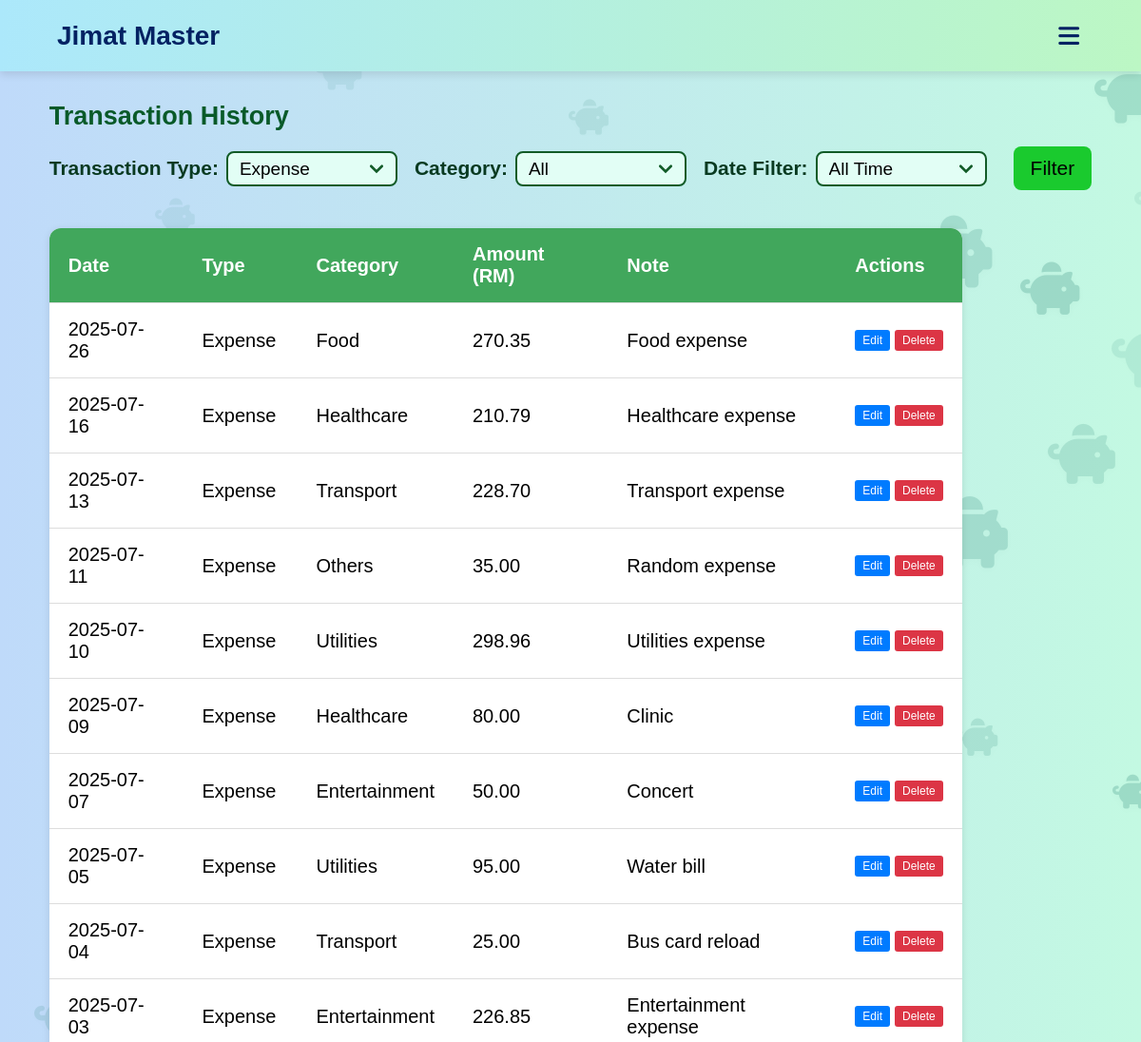
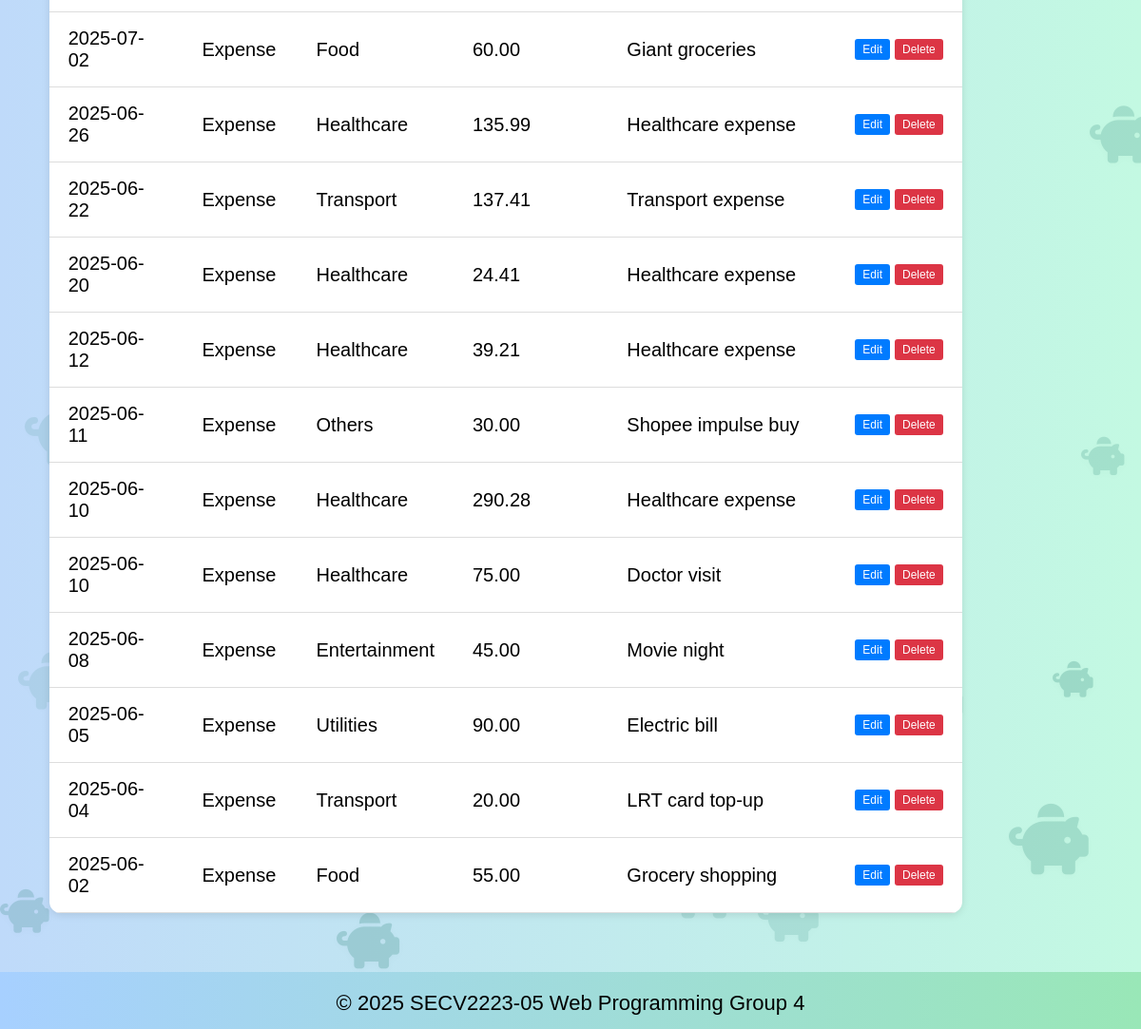
/overview.php?type=expense (signed in), run on the app's committed database (2 pictures, top to bottom).
### tables this page shows
CREATE TABLE IF NOT EXISTS transactions (
    transaction_id INT AUTO_INCREMENT PRIMARY KEY,
    user_id INT NOT NULL,
    category_id INT NOT NULL,
    type ENUM('income', 'expense') NOT NULL,
    amount DECIMAL(10,2) NOT NULL,
    note TEXT,
    date DATE,
    FOREIGN KEY (user_id) REFERENCES users(user_id) ON DELETE CASCADE,
    FOREIGN KEY (category_id) REFERENCES categories(category_id) ON DELETE CASCADE
);

CREATE TABLE IF NOT EXISTS categories (
    category_id INT AUTO_INCREMENT PRIMARY KEY,
    name VARCHAR(50) NOT NULL,
    type VARCHAR(50) NOT NULL  
);

### overview.php (the view, shortened to what this page needs)
<!DOCTYPE html>
<html lang="en">
<head>
    <link rel="stylesheet" href="style.css">
    <link rel="stylesheet" href="https://cdnjs.cloudflare.com/ajax/libs/font-awesome/6.1.0/css/all.min.css">
</head>
<body>
    <div id="piggy-bg"></div>
    <div class="piggy-container" aria-hidden="true"></div>
    <?php
    include 'includes/db.php';
    $user_id = $_SESSION['user_id'];
    ?>
    <header>
        <nav aria-label="Main Navigation">
            <div class="headername">Jimat Master</div>
            <i class="fa-solid fa-bars" id="menuicon"></i>
        </nav>
    </header>
    <main class="overviewmain">
        <section id="overview">
            <h2>Transaction History</h2>
            <form method="GET" action="overview.php">
                <div class="filtergroup">
                    <label for="transactionType">Transaction Type:</label>
                    <select id="OtransactionType" name="type" onchange="this.form.submit()" required>
                        <?php
                        $selectedType = isset($_GET['type']) ? $_GET['type'] : 'all';
                        ?>
                        <option value="expense" <?php echo ($selectedType == 'expense') ? 'selected' : ''; ?>>Expense</option>
                    </select>
                </div>
                <div class="filtergroup">
                    <label for="category">Category:</label>
                    <select name="category" id="Ocategory">
                        <option value="">All</option>
                    </select>
                </div>
                <div class="filtergroup">
                    <label for="date_filter">Date Filter:</label>
                    <select name="date_filter" id="Odate_filter">
                        <option value="" <?php echo (!isset($_GET['date_filter']) || $_GET['date_filter'] == '') ? 'selected' : ''; ?>>All Time</option>
                    </select>
                </div>
                <div class="filtergroup">
                    <button type="submit" class="filterbtn">Filter</button>
                </div>
            </form>
            <?php
            $selectedType = isset($_GET['type']) ? $_GET['type'] : 'all';
            if ($selectedType === 'all') {
                $transactionTypes = ['income', 'expense'];
                foreach ($transactionTypes as $currentType) {
                    echo "<h3>" . ucfirst($currentType) . " Transactions</h3>";
                    echo "<table>";
                    echo "<thead>
                            <tr>
                                <th>Date</th>
                                <th>Category</th>
                                <th>Amount (RM)</th>
                                <th>Note</th>
                                <th>Actions</th>
                            </tr>
                          </thead>";
                    echo "<tbody>";
                    $sql = "SELECT t.*, c.name AS category_name FROM transactions t
                            JOIN categories c ON t.category_id = c.category_id
                            WHERE t.user_id = ? AND t.type = ?";
                    $params = [$user_id, $currentType];
                    $types = "is";
                    if (!empty($_GET['category'])) {
                        $sql .= " AND t.category_id = ?";
                        $params[] = $_GET['category'];
                        $types .= "i";
                    }
                    if (!empty($_GET['date_filter']) && is_numeric($_GET['date_filter'])) {
                        $days = (int)$_GET['date_filter'];
                        $sql .= " AND t.date >= DATE_SUB(CURDATE(), INTERVAL ? DAY)";
                        $params[] = $days;
                        $types .= "i";
                    }
                    $sql .= " ORDER BY t.date DESC, t.transaction_id DESC";
                    $stmt = $conn->prepare($sql);
                    if ($stmt) {
                        $stmt->bind_param($types, ...$params);
                        $stmt->execute();
                        $result = $stmt->get_result();
                        if ($result->num_rows > 0) {
                            $total = 0;
                            while ($row = $result->fetch_assoc()) {
                                $total += $row['amount'];
                                echo "<tr id='row-{$row['transaction_id']}'>
                                        <td class='date-cell'>" . htmlspecialchars($row['date']) . "</td>
                                        <td class='category-cell' data-category-id='" . htmlspecialchars($row['category_id']) . "'>" . htmlspecialchars($row['category_name']) . "</td>
                                        <td class='amount-cell'>" . number_format($row['amount'], 2) . "</td>
                                        <td class='note-cell'>" . htmlspecialchars($row['note']) . "</td>
                                        <td class='action-cell'>
                                            <div class='action-buttons'>
                                                <button class='btn-edit' onclick='editTransaction({$row['transaction_id']})'>Edit</button>
                                                <button class='btn-delete' onclick='deleteTransaction({$row['transaction_id']})'>Delete</button>
                                            </div>
                                        </td>
                                      </tr>";
                            }
                            echo "<tr style='font-weight: bold; background-color: #f0f0f0;'>
                                    <td colspan='3'>Total " . ucfirst($currentType) . "</td>
                                    <td>RM " . number_format($total, 2) . "</td>
                                    <td></td>
                                  </tr>";
                        } else {
                            echo "<tr><td colspan='5' style='text-align: center; padding: 20px;'>No " . $currentType . " transactions found.</td></tr>";
                        }
                        $stmt->close();
                    } else {
                        echo "<tr><td colspan='5' style='text-align: center; padding: 20px; color: red;'>Error preparing query: " . htmlspecialchars($conn->error) . "</td></tr>";
                    }
                    echo "</tbody>";
                    echo "</table>";
                    echo "<br>";
                }
            } else {
                echo "<table>";
                echo "<thead>
                        <tr>
                            <th>Date</th>
                            <th>Type</th>
                            <th>Category</th>
                            <th>Amount (RM)</th>
                            <th>Note</th>
                            <th>Actions</th>
                        </tr>
                      </thead>";
                echo "<tbody>";
                $sql = "SELECT t.*, c.name AS category_name FROM transactions t
                        JOIN categories c ON t.category_id = c.category_id
                        WHERE t.user_id = ?";
                $params = [$user_id];
                $types = "i";
                if (!empty($_GET['type']) && $_GET['type'] !== 'all') {
                    $sql .= " AND t.type = ?";
                    $params[] = $_GET['type'];
                    $types .= "s";
                }
                $sql .= " ORDER BY t.date DESC, t.transaction_id DESC";
                $stmt = $conn->prepare($sql);
                if ($stmt) {
                    $stmt->bind_param($types, ...$params);
                    $stmt->execute();
                    $result = $stmt->get_result();
                    if ($result->num_rows > 0) {
                        while ($row = $result->fetch_assoc()) {
                            echo "<tr id='row-{$row['transaction_id']}'>
                                    <td class='date-cell'>" . htmlspecialchars($row['date']) . "</td>
                                    <td class='type-cell'>" . htmlspecialchars(ucfirst($row['type'])) . "</td>
                                    <td class='category-cell' data-category-id='" . htmlspecialchars($row['category_id']) . "'>" . htmlspecialchars($row['category_name']) . "</td>
                                    <td class='amount-cell'>" . number_format($row['amount'], 2) . "</td>
                                    <td class='note-cell'>" . htmlspecialchars($row['note']) . "</td>
                                    <td class='action-cell'>
                                        <div class='action-buttons'>
                                            <button class='btn-edit' onclick='editTransaction({$row['transaction_id']})'>Edit</button>
                                            <button class='btn-delete' onclick='deleteTransaction({$row['transaction_id']})'>Delete</button>
                                        </div>
                                    </td>
                                  </tr>";
                        }
                    } else {
                        echo "<tr><td colspan='6' style='text-align: center; padding: 20px;'>No transactions found.</td></tr>";
                    }
                } else {
                    echo "<tr><td colspan='6' style='text-align: center; padding: 20px; color: red;'>Error preparing query: " . htmlspecialchars($conn->error) . "</td></tr>";
                }
                echo "</tbody>";
                echo "</table>";
            }
            ?>
        </section>
    </main>
    <footer>
        <div class="footercontainer">
            <p>
                <span class="footeryear">&copy; <span id="current-year"></span> SECV2223-05</span>
                <span class="footergroup">Web Programming Group 4</span>
            </p>
        </div>
    </footer>
</body>
</html>

### data on the page
transactions: date "2025-07-26", type "Expense", category.name "Food", amount "270.35", note "Food expense"
transactions: date "2025-07-16", type "Expense", category.name "Healthcare", amount "210.79", note "Healthcare expense"
transactions: date "2025-07-13", type "Expense", category.name "Transport", amount "228.70", note "Transport expense"
transactions: date "2025-07-11", type "Expense", category.name "Others", amount "35.00", note "Random expense"
transactions: date "2025-07-10", type "Expense", category.name "Utilities", amount "298.96", note "Utilities expense"
transactions: date "2025-07-09", type "Expense", category.name "Healthcare", amount "80.00", note "Clinic"
transactions: date "2025-07-07", type "Expense", category.name "Entertainment", amount "50.00", note "Concert"
transactions: date "2025-07-05", type "Expense", category.name "Utilities", amount "95.00", note "Water bill"
transactions: date "2025-07-04", type "Expense", category.name "Transport", amount "25.00", note "Bus card reload"
transactions: date "2025-07-03", type "Expense", category.name "Entertainment", amount "226.85", note "Entertainment expense"
transactions: date "2025-07-02", type "Expense", category.name "Food", amount "60.00", note "Giant groceries"
transactions: date "2025-06-26", type "Expense", category.name "Healthcare", amount "135.99", note "Healthcare expense"
transactions: date "2025-06-22", type "Expense", category.name "Transport", amount "137.41", note "Transport expense"
transactions: date "2025-06-20", type "Expense", category.name "Healthcare", amount "24.41", note "Healthcare expense"
transactions: date "2025-06-12", type "Expense", category.name "Healthcare", amount "39.21", note "Healthcare expense"
transactions: date "2025-06-11", type "Expense", category.name "Others", amount "30.00", note "Shopee impulse buy"
transactions: date "2025-06-10", type "Expense", category.name "Healthcare", amount "290.28", note "Healthcare expense"
transactions: date "2025-06-10", type "Expense", category.name "Healthcare", amount "75.00", note "Doctor visit"
transactions: date "2025-06-08", type "Expense", category.name "Entertainment", amount "45.00", note "Movie night"
transactions: date "2025-06-05", type "Expense", category.name "Utilities", amount "90.00", note "Electric bill"
transactions: date "2025-06-04", type "Expense", category.name "Transport", amount "20.00", note "LRT card top-up"
transactions: date "2025-06-02", type "Expense", category.name "Food", amount "55.00", note "Grocery shopping"
